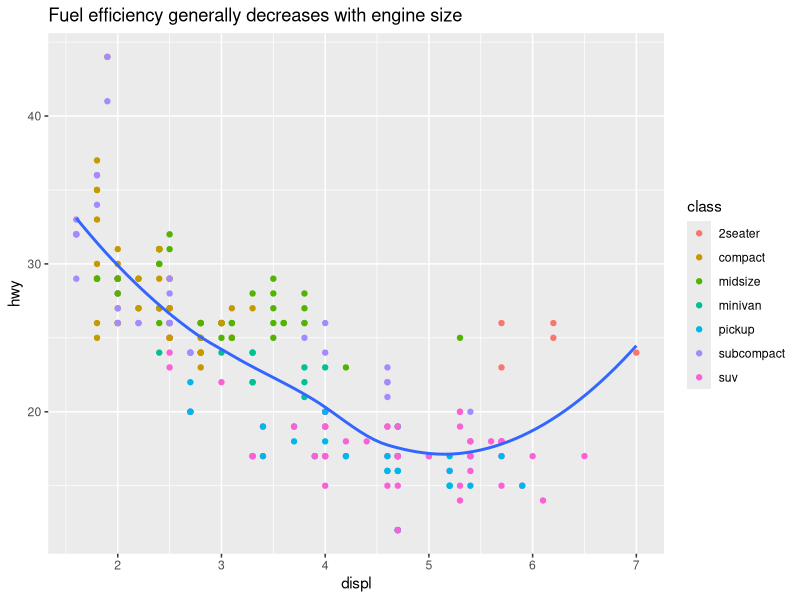
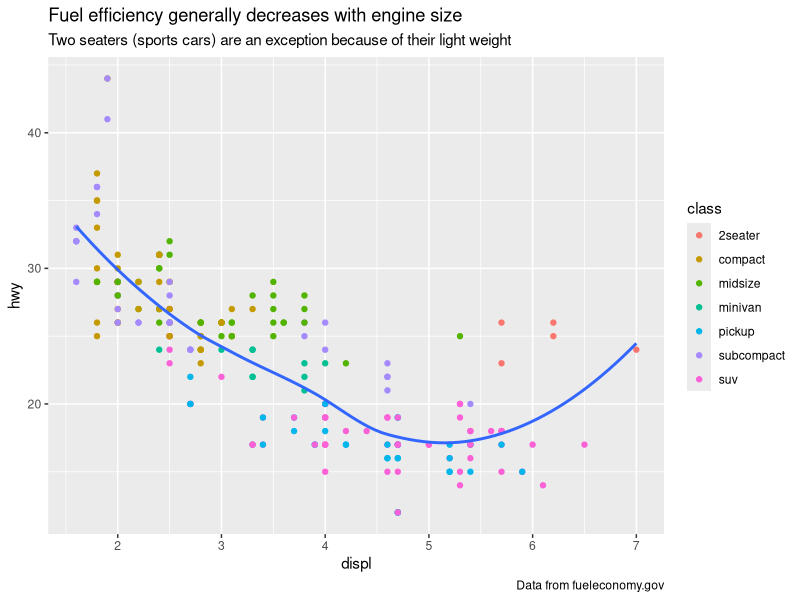
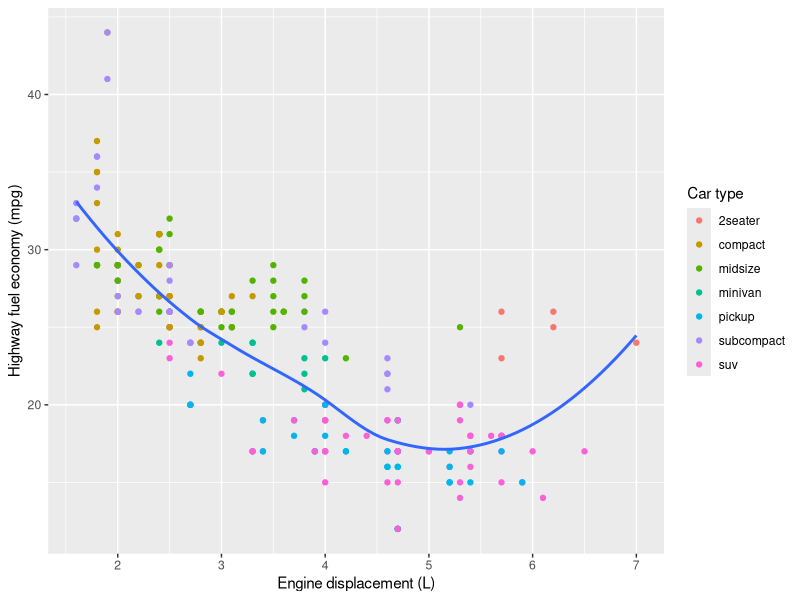
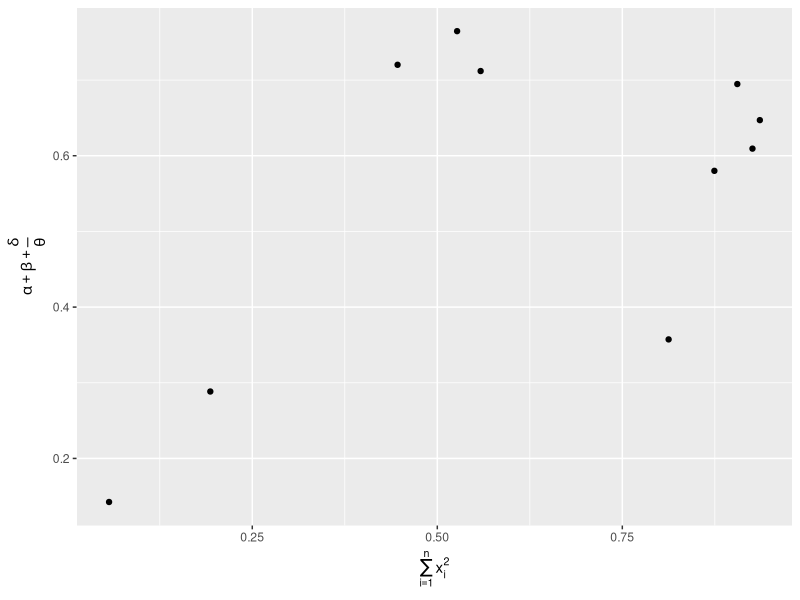
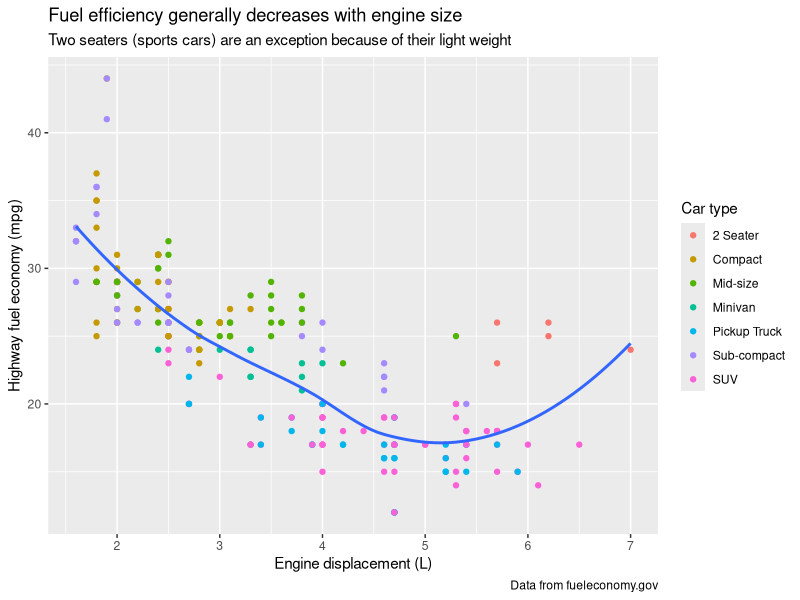
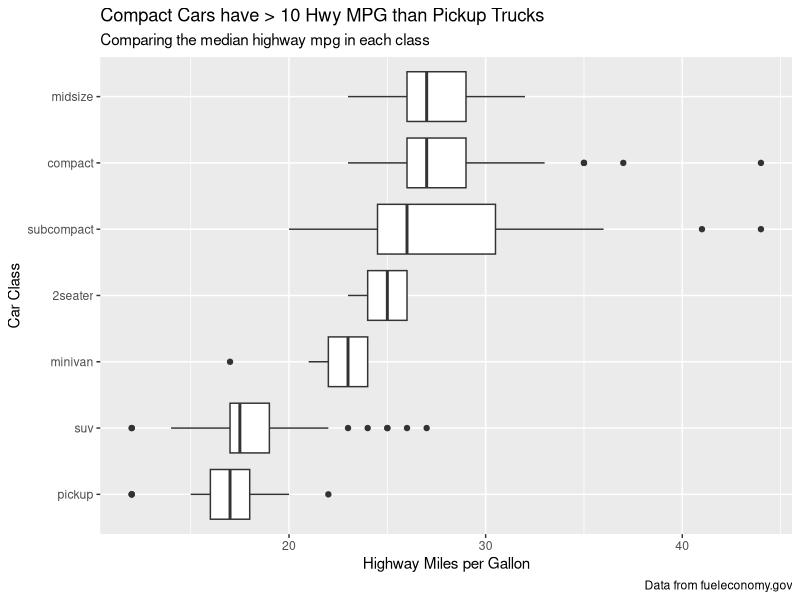
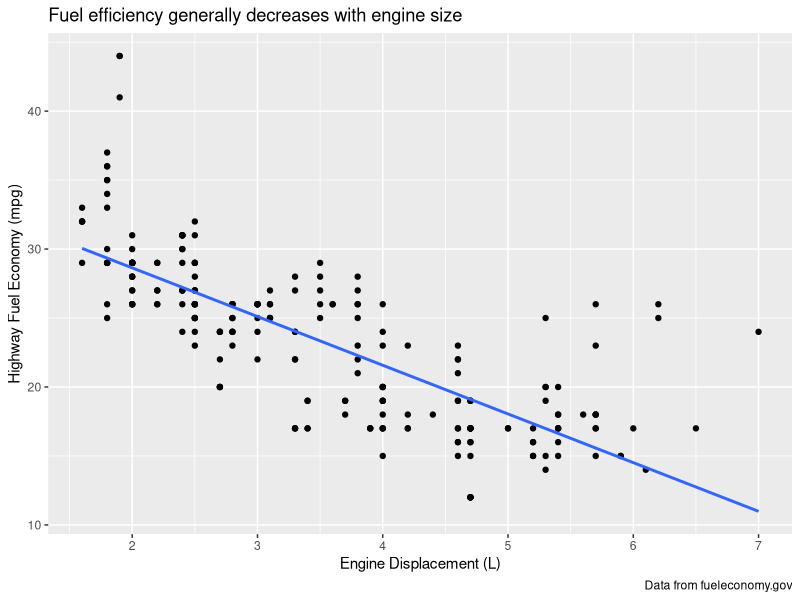
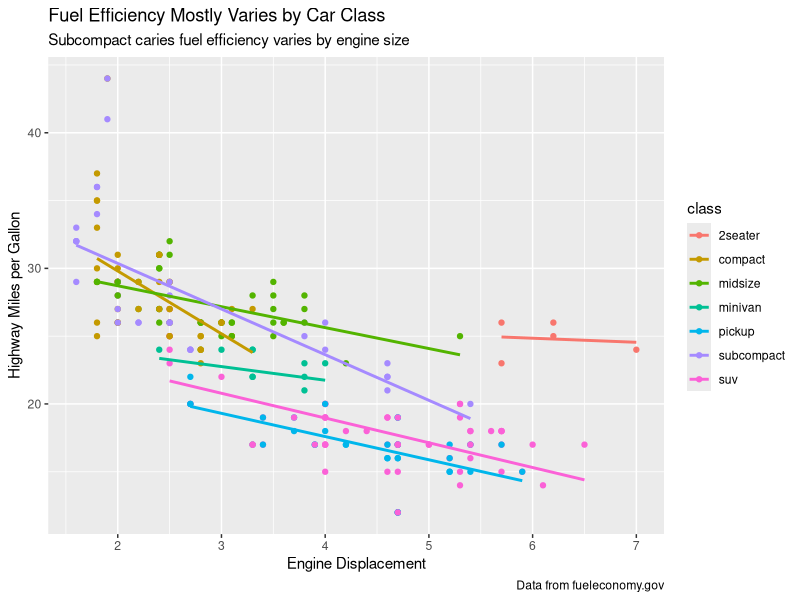

Generate these figures, in order, with R: (Note: this script raises an error after producing the figures.)
library(tidyverse)

# This chapter is about transforming your graphs from being rough and ready to
# looking nice anc conveying your information well

# labs() adds labels
ggplot(mpg, aes(displ, hwy)) +
  geom_point(aes(color = class)) +
  geom_smooth(se = FALSE) +
  labs(title = "Fuel efficiency generally decreases with engine size")

# Use titles that summarise the main finding, rather than just describe the plot

# Subtitles and captions can also be useful
ggplot(mpg, aes(displ, hwy)) +
  geom_point(aes(color = class)) +
  geom_smooth(se = FALSE) +
  labs(
    title = "Fuel efficiency generally decreases with engine size",
    subtitle = "Two seaters (sports cars) are an exception because of their light weight",
    caption = "Data from fueleconomy.gov"
  )

# labs() canalso replace axis and legend titles
ggplot(mpg, aes(displ, hwy)) +
  geom_point(aes(colour = class)) +
  geom_smooth(se = FALSE) +
  labs(
    x = "Engine displacement (L)",
    y = "Highway fuel economy (mpg)",
    colour = "Car type"
  )

# It's even possible to use equations instead of strings
df <- tibble(
  x = runif(10),
  y = runif(10)
)
ggplot(df, aes(x, y)) +
  geom_point() +
  labs(
    x = quote(sum(x[i] ^ 2, i == 1, n)),
    y = quote(alpha + beta + frac(delta, theta))
  )

#### Questions ####
# 1. Create one plot on the fuel economy data with customised title, subtitle, 
# caption, x, y, and colour labels.
labels = c("2 Seater", "Compact", "Mid-size", "Minivan", "Pickup Truck", "Sub-compact", "SUV")
ggplot(mpg, aes(displ, hwy)) +
  geom_point(aes(color = class)) +
  geom_smooth(se = FALSE) +
  labs(
    title = "Fuel efficiency generally decreases with engine size",
    subtitle = "Two seaters (sports cars) are an exception because of their light weight",
    caption = "Data from fueleconomy.gov",
    x = "Engine displacement (L)",
    y = "Highway fuel economy (mpg)",
    colour = "Car type"
  ) +
  scale_colour_discrete(labels = labels)

# Or...
ggplot(
  data = mpg,
  mapping = aes(x = fct_reorder(class, hwy), y = hwy)
) +
  geom_boxplot() +
  coord_flip() +
  labs(
    title = "Compact Cars have > 10 Hwy MPG than Pickup Trucks",
    subtitle = "Comparing the median highway mpg in each class",
    caption = "Data from fueleconomy.gov",
    x = "Car Class",
    y = "Highway Miles per Gallon"
  )


# 2. The geom_smooth() is somewhat misleading because the hwy for large engines is skewed upwards 
# due to the inclusion of lightweight sports cars with big engines. Use your modelling tools to 
# fit and display a better model.

# You could plot this all as one group
labels = c("2 Seater", "Compact", "Mid-size", "Minivan", "Pickup Truck", "Sub-compact", "SUV")
ggplot(mpg, aes(displ, hwy)) +
  geom_point() +
  geom_smooth(method = "lm", se = FALSE) +
  labs(
    title = "Fuel efficiency generally decreases with engine size",
    caption = "Data from fueleconomy.gov",
    x = "Engine Displacement (L)",
    y = "Highway Fuel Economy (mpg)",
  ) +
  scale_colour_discrete(labels = labels)

# Or plot a different line for each class of car
ggplot(mpg, aes(displ, hwy, colour = class)) +
  geom_point() +
  geom_smooth(method = "lm", se = FALSE) +
  labs(
    title = "Fuel Efficiency Mostly Varies by Car Class",
    subtitle = "Subcompact caries fuel efficiency varies by engine size",
    caption = "Data from fueleconomy.gov",
    y = "Highway Miles per Gallon",
    x = "Engine Displacement"
  )
# This shows that subcompact cars have the strongest correlation between efficiency and engine

# Or you can run a regression of fuel efficiency on car class. And then plot the residuals against
# engine displacement. This effectively looks at the relationship after accounting for car class
mod <- lm(hwy ~ class, data = mpg)
mpg %>%
  add_residuals(mod) %>%
  ggplot(aes(x = displ, y = resid)) +
  geom_point() +
  geom_smooth(method = "lm", se = FALSE) +
  labs(
    title = "Engine size has little effect on fuel efficiency",
    subtitle = "After accounting for car class",
    caption = "Data from fueleconomy.gov",
    y = "Highway MPG Relative to Class Average",
    x = "Engine Displacement"
  )
# And it shows that there's a much weaker relationship after class is accounted for


# 3. Take an exploratory graphic that you've created in the last month, 
# and add informative titles to make it easier for others to understand.

# Tbh... I don't have one
